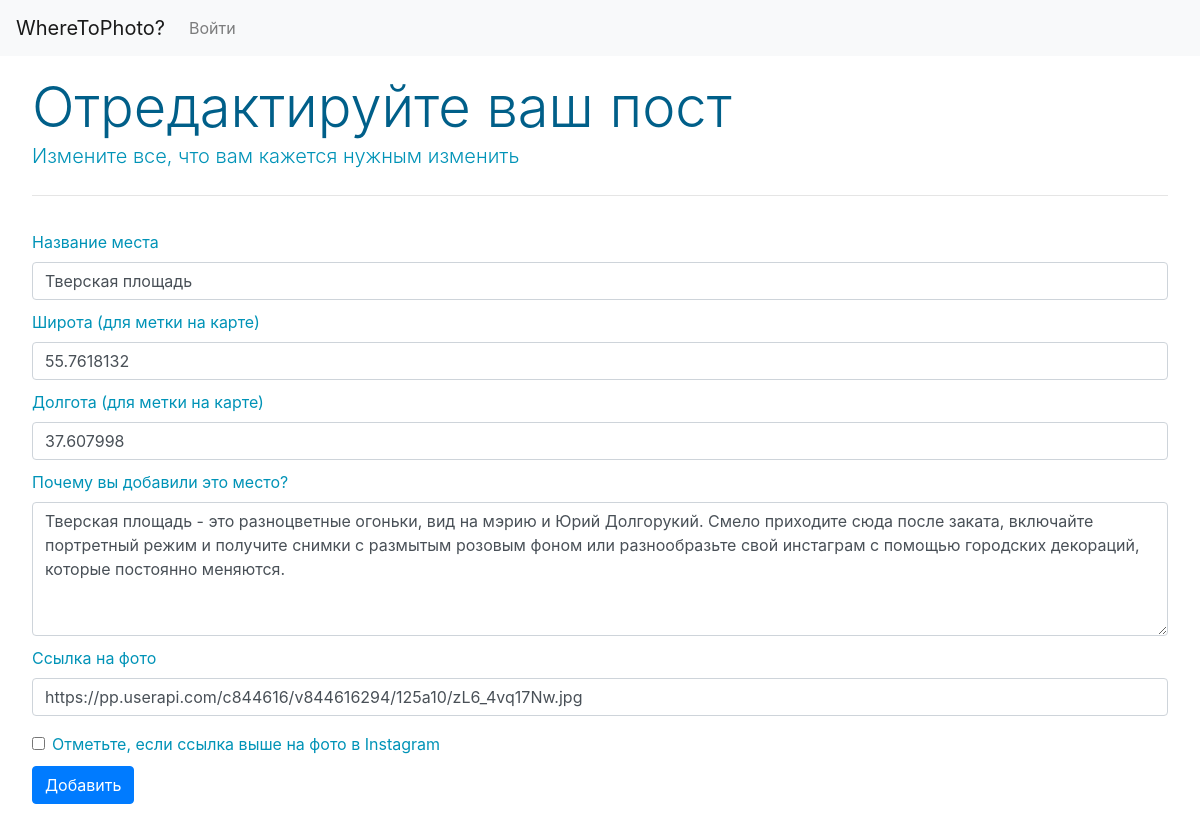
Screenshot of /edit/37.60799855.7618132 with the database file from the repository.
### db_users.py (models this page shows)
class Article(Base):
    __tablename__='article'
    ID = Column(Integer, primary_key=True,autoincrement=True)
    subject = Column(String(), nullable=False)
    latitude = Column(String(), nullable=False)
    longitude = Column(String(), nullable=False)
    added_by = Column(String(), nullable=False)
    pic_url = Column(String(), nullable=False)
    description  = Column(String(), nullable=False)
    url = Column(String(), nullable=False)
    created_at = Column(Date, default=datetime.datetime.now())
    likes =  Column(Integer, nullable = False)

### app.py (the view, shortened to what this page needs)
@app.route("/edit/<path:url>",methods = ['GET','POST'])
def edit(url):
    t = get_article(url)
    if request.method == "GET":
        return render("edit.html", visibility_ok = "collapse", visibility_danger = "collapse",t = t)

### app.py (called while the page is built)
def render_str(template,**params):
   t = jinja_env.get_template(template)
   return t.render(params)

def render(template, **kw):
   return render_str(template, **kw)

### db_process.py (called while the page is built)
def init_db(db_name = 'sqlite:///users.db'): #инициализация инструментов для доступа к базе данных
	engine = create_engine(db_name,connect_args={'check_same_thread': False})
	Base.metadata.bind = engine
	DBSession = sessionmaker(bind=engine, autoflush = True)
	session = DBSession()
	return session

def get_article(url): # получение поста
	session = init_db()
	art = session.query(Article.subject, Article.latitude,
		Article.longitude, Article.added_by, Article.pic_url,
		Article.description,Article.created_at).filter(Article.url == url).order_by(Article.ID)
	return art.one_or_none()

### templates/edit.html (shortened to what this page needs)
<!DOCTYPE html>
<html>
<head>
	{% include "cssjs.html"%}
</head>
<body>
{% include "navbar.html" %}
<div class="jumbotron">
  <h1 class="display-4">Отредактируйте ваш пост</h1>
  <p class="lead" >Измените все, что вам кажется нужным изменить</p>
  <hr class="my-4">
  <form method="POST">
  	<div class="form-group">
    <label for="subject">Название места</label>
    <input class="form-control" type="text" placeholder="Введите название места" id="login" name="subject" value="{{t[0]}}" >
    <label for="latitude">Широта (для метки на карте)</label>
    <input class="form-control" type="text" placeholder="Введите широту, на которой расположен объект" id="login" name="latitude" value="{{t[1]}}">
    <label for="longitude">Долгота (для метки на карте)</label>
    <input class="form-control" type="text" placeholder="Введите долготу, на которой расположен объект" id="login" name="longitude" value="{{t[2]}}" >
    <label for="details">Почему вы добавили это место?</label>
    <textarea class="form-control" id="exampleFormControlTextarea1" rows="5" name="details">{{t[5]}}</textarea>
    <label for="longitude">Ссылка на фото</label>
    <input class="form-control" type="text" placeholder="Введите ссылку на фото или на фото в Instagram" id="login" name="pic_url" value="{{t[4]}}">
  </div>
  <div class="form-check">
    <input class="form-check-input" type="checkbox" id="instaCheck" name="instaCheck">
    <label class="form-check-label" for="instaCheck">
    Отметьте, если ссылка выше на фото в Instagram
    </label>
  </div>
  <button type="submit" class="btn btn-primary" >Добавить</button>
</form>
</div>
</body>
</html>

### templates/cssjs.html (style rules this page uses)
.jumbotron { background-color: #ffff; padding-left: auto; padding-right: auto; overflow: auto; min-width: 326px; margin-top:10px; //margin-right: 5%; border-radius: 10px; }
.display-4 { word-wrap: break-word; height: auto; margin: auto; margin-top: 0px; }

### templates/edit.html (style rules this page uses)
h1 { color:#005f89; }
.lead { color:#0093b7; }
.jumbotron { background-color:#fff; }
label { color:#0093b7; margin-top: 10px; }
.form-check-label { margin-top: 0; margin-bottom: 10px; }

### rows the page displays
Article: subject "Тверская площадь", latitude "55.7618132", longitude "37.607998", details "Тверская площадь - это разноцветные огоньки, вид на мэрию и Юрий Долгорукий. Смело приходите сюда после заката, включайте портретный режим и получите снимки с размытым розовым фоном или разнообразьте свой инстаграм с помощью городских декораций, которые постоянно меняются.", pic_url "https://pp.userapi.com/c844616/v844616294/125a10/zL6_4vq17Nw.jpg"
